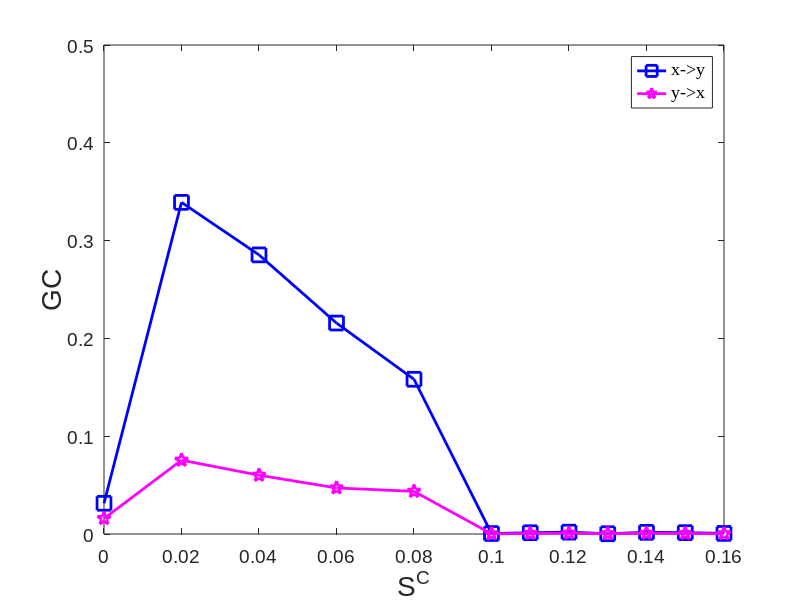

MATLAB code to generate this figure:
%% Fig11_HH_TWO_Neurons_LinearGC
C=[0 0.02 0.04 0.06 0.08 0.1 0.11 0.12 0.13 0.14 0.15 0.16];
gc_zero_line=1.6132e-04;
significant=1;
if significant==0
%% GC results no significant test
GC_xy=[0.0314 0.3391 0.2854 0.2157 0.1582 0.5005e-03 0.0013 0.0019 0.2821e-03 0.0017 0.0014 0.6019e-03];
GC_yx=[0.0158 0.0755 0.0601 0.0471 0.0436 0.1370e-03 0.0006 0.0009 0.3385e-03 0.0008 0.0006 0.1905e-03];
else
%% GC2 results have significant test
GC_xy=[0.0314 0.3391 0.2854 0.2157 0.1582 0.5005e-03 0.0013 0.0019 0.2821e-03 0.0017 0.0014 0.6019e-03];
GC_yx=[0.0158 0.0755 0.0601 0.0471 0.0436 0.1370e-03 0.0006 0.0009 0.3385e-03 0.0008 0.0006 0.1905e-03];
end

% Plot
h0=figure;
clf;
plot(C,GC_xy,'MarkerSize',10,'Marker','s','LineWidth',2,...
'Color',[0 0 1]);hold on
plot(C,GC_yx,'MarkerSize',10,'Marker','p','LineWidth',2,...
'Color',[1 0 1]);
% Legend 
hleg1 =legend('x->y','y->x','northeast');
set(hleg1,'Location','northeast') 
set(hleg1,'FontName','Times New Roman','FontSize',18,'FontWeight','normal')
axis([0 0.16 0 0.5])
set(gca, 'XTick', 0:0.02:0.16); 
% set(gca, 'YTick',0:0.02:0.65);

% Create axis font size
set(gca,'FontName','Arial','FontSize',14)
% Create xlabel
xlabel({'S^C'},'FontSize',20,'FontName','Arial');
% Create ylabel
ylabel({'GC'},'FontSize',20,'FontName','Arial');

%%
print(h0,'-depsc2','-r300','LineraGC_HH_Two_Neurons_Fig11.eps')
